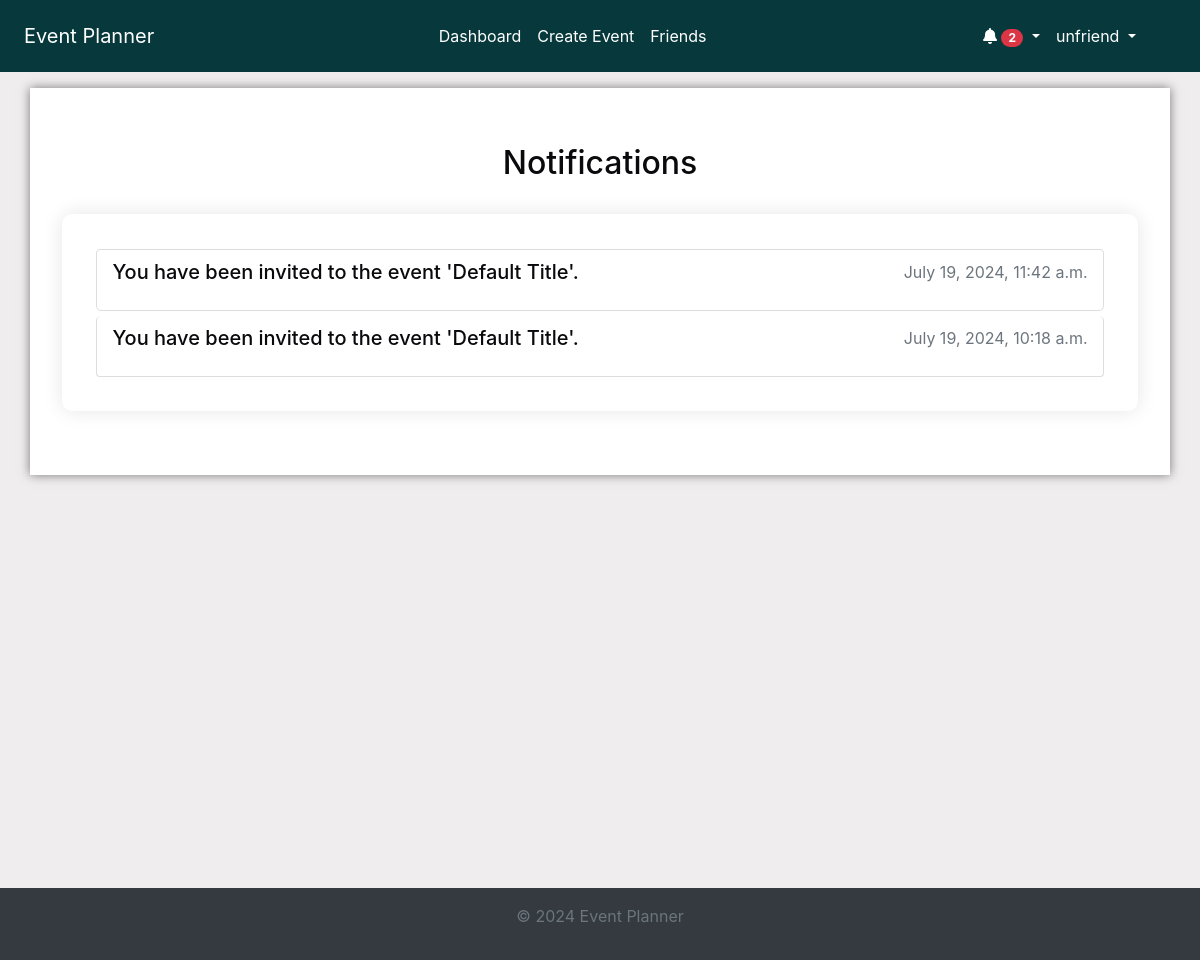
The app's page /notifications/ (signed in), older data.
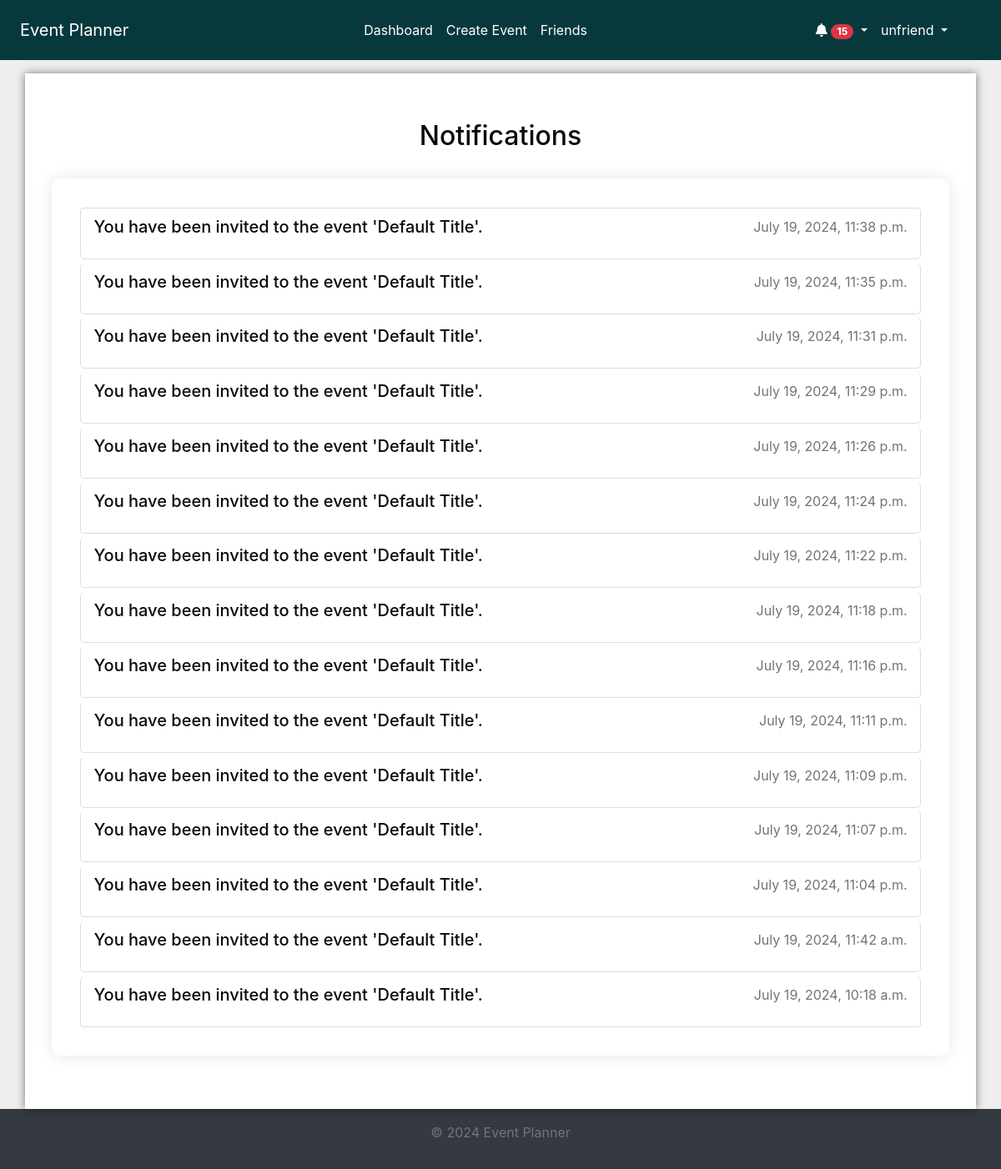
The same page, newer data.
### notifications/models.py (models this page shows, shortened)
class Notification(models.Model):
    NOTIFICATION_TYPES = [
        ("event_created", "Event Created"),
        ("event_updated", "Event Updated"),
        ("event_cancelled", "Event Cancelled"),
        ("invitation_response", "Invitation Response"),
        ("suggested_alternate_date", "Suggested Alternate Date"),
        ("event_confirmed", "Event Confirmed"),
        ("friend_request_received", "Friend Request Received"),
    ]
    user = models.ForeignKey(User, on_delete=models.CASCADE)
    event = models.ForeignKey(
        Event, on_delete=models.CASCADE, null=True, blank=True
    )
    type = models.CharField(max_length=50, choices=NOTIFICATION_TYPES)
    message = models.TextField()
    created_at = models.DateTimeField(auto_now_add=True)
    read = models.BooleanField(default=False)
    url = models.URLField(default="/")

### notifications/views.py (the view)
# urls.py: path("", views.notifications, name="notifications"),
@login_required
def notifications(request):
    notifications = Notification.objects.filter(user=request.user).order_by(
        "-created_at"
    )
    context = {"notifications": notifications}
    return render(request, "notifications/notifications.html", context)

### accounts/context_processors.py (called while the page is built)
def google_api_key(request):
    return {"GOOGLE_API_KEY": os.getenv("GOOGLE_API_KEY")}

### notifications/context_processors.py (called while the page is built)
def notifications(request):
    if request.user.is_authenticated:
        all_unread_notifications = Notification.objects.filter(
            user=request.user, read=False
        ).order_by("-created_at")
        unread_count = all_unread_notifications.count()
        recent_unread_notifications = all_unread_notifications[:8]
        return {
            "recent_unread_notifications": recent_unread_notifications,
            "unread_count": unread_count,
        }
    return {}

### templates/notifications/notifications.html (shortened to what this page needs)
{% extends 'base.html' %}
{% block content %}
<div class="container">
    <h2 class="text-center mt-4 mb-4">Notifications</h2>
    <div class="notifications-list">
        <ul class="list-group">
            {% for notification in notifications %}
                <li class="list-group-item">
                    {% if notification.type == 'friend_request_received' %}
                        <a href="{% url 'friends_page' %}" class="notification-link">
                            <h5 class="notification-title">{{ notification.message }}</h5>
                            <p class="notification-time text-muted">{{ notification.created_at|date:"F j, Y, g:i a" }}</p>
                        </a>
                    {% else %}
                        <a href="{% url 'mark_notification_read' notification.id %}" class="notification-link">
                            <h5 class="notification-title">{{ notification.message }}</h5>
                            <p class="notification-time text-muted">{{ notification.created_at|date:"F j, Y, g:i a" }}</p>
                        </a>
                    {% endif %}
                </li>
            {% endfor %}
        </ul>
    </div>
</div>
{% endblock %}

### templates/base.html (shortened to what this page needs)
<!DOCTYPE html>
<html lang="en">
<head>
    {% load static %}
    <link rel="stylesheet" href="https://stackpath.bootstrapcdn.com/bootstrap/4.5.2/css/bootstrap.min.css">
    <link rel="stylesheet" href="{% static 'css/styles.css' %}">
    <link rel="stylesheet" href="https://cdnjs.cloudflare.com/ajax/libs/font-awesome/5.15.4/css/all.min.css">
    <link rel="stylesheet" href="https://cdnjs.cloudflare.com/ajax/libs/fullcalendar/3.10.2/fullcalendar.min.css" />
</head>
<body class="c-app">
    <header class="c-header c-header-light c-header-fixed">
        <nav class="navbar navbar-expand-lg navbar-light">
            <a class="navbar-brand" href="{% url 'home' %}">Event Planner</a>
            <div class="collapse navbar-collapse" id="navbarSupportedContent">
                <ul class="navbar-nav ml-auto">
                    {% if user.is_authenticated %}
                        <li class="nav-item {% if request.resolver_match.url_name == 'dashboard' %}active{% endif %}">
                            <a class="nav-link" href="{% url 'dashboard' %}">Dashboard</a>
                        </li>
                        <li class="nav-item {% if request.resolver_match.url_name == 'create_event' %}active{% endif %}">
                            <a class="nav-link" href="{% url 'create_event' %}">Create Event</a>
                        </li>
                        <li class="nav-item {% if request.resolver_match.url_name == 'friends_page' %}active{% endif %}">
                            <a class="nav-link" href="{% url 'friends_page' %}">Friends</a>
                        </li>
                    {% endif %}
                </ul>
                {% if user.is_authenticated %}
                    <ul class="navbar-nav ml-auto">
                        <li class="nav-item dropdown">
                            <a class="nav-link dropdown-toggle" href="#" id="notificationBell" role="button" data-toggle="dropdown" aria-haspopup="true" aria-expanded="false">
                                <i class="fas fa-bell"></i>
                                {% if unread_count > 0 %}
                                    <span class="badge badge-pill badge-danger">{{ unread_count }}</span>
                                {% endif %}
                            </a>
                        </li>
                        <li class="nav-item dropdown">
                            <a class="nav-link dropdown-toggle" href="#" id="profileLink" role="button" data-toggle="dropdown" aria-haspopup="true" aria-expanded="false">
                                {{ user.username }}
                            </a>
                        </li>
                    </ul>
                {% endif %}
            </div>
        </nav>
    </header>
    <main class="c-main">
        <div class="container-fluid">
            <div class="fade-in">
                {% block content %}{% endblock %}
            </div>
        </div>
    </main>
    <footer class="footer mt-auto py-3">
        <div class="container text-center">
            <p class="text-muted">&copy; 2024 Event Planner</p>
        </div>
    </footer>
</body>
</html>

Row changes from the older to the newer data that the page shows:
added Notification: message "You have been invited to the event 'Default Title'.", created_at "July 19, 2024, 11:38 p.m."
added Notification: message "You have been invited to the event 'Default Title'.", created_at "July 19, 2024, 11:35 p.m."
added Notification: message "You have been invited to the event 'Default Title'.", created_at "July 19, 2024, 11:31 p.m."
added Notification: message "You have been invited to the event 'Default Title'.", created_at "July 19, 2024, 11:29 p.m."
added Notification: message "You have been invited to the event 'Default Title'.", created_at "July 19, 2024, 11:26 p.m."
added Notification: message "You have been invited to the event 'Default Title'.", created_at "July 19, 2024, 11:24 p.m."
added Notification: message "You have been invited to the event 'Default Title'.", created_at "July 19, 2024, 11:22 p.m."
added Notification: message "You have been invited to the event 'Default Title'.", created_at "July 19, 2024, 11:18 p.m."
added Notification: message "You have been invited to the event 'Default Title'.", created_at "July 19, 2024, 11:16 p.m."
added Notification: message "You have been invited to the event 'Default Title'.", created_at "July 19, 2024, 11:11 p.m."
added Notification: message "You have been invited to the event 'Default Title'.", created_at "July 19, 2024, 11:09 p.m."
added Notification: message "You have been invited to the event 'Default Title'.", created_at "July 19, 2024, 11:07 p.m."
added Notification: message "You have been invited to the event 'Default Title'.", created_at "July 19, 2024, 11:04 p.m."
Text that changed along with them:
{{ unread_count }}: "2" → "15"
